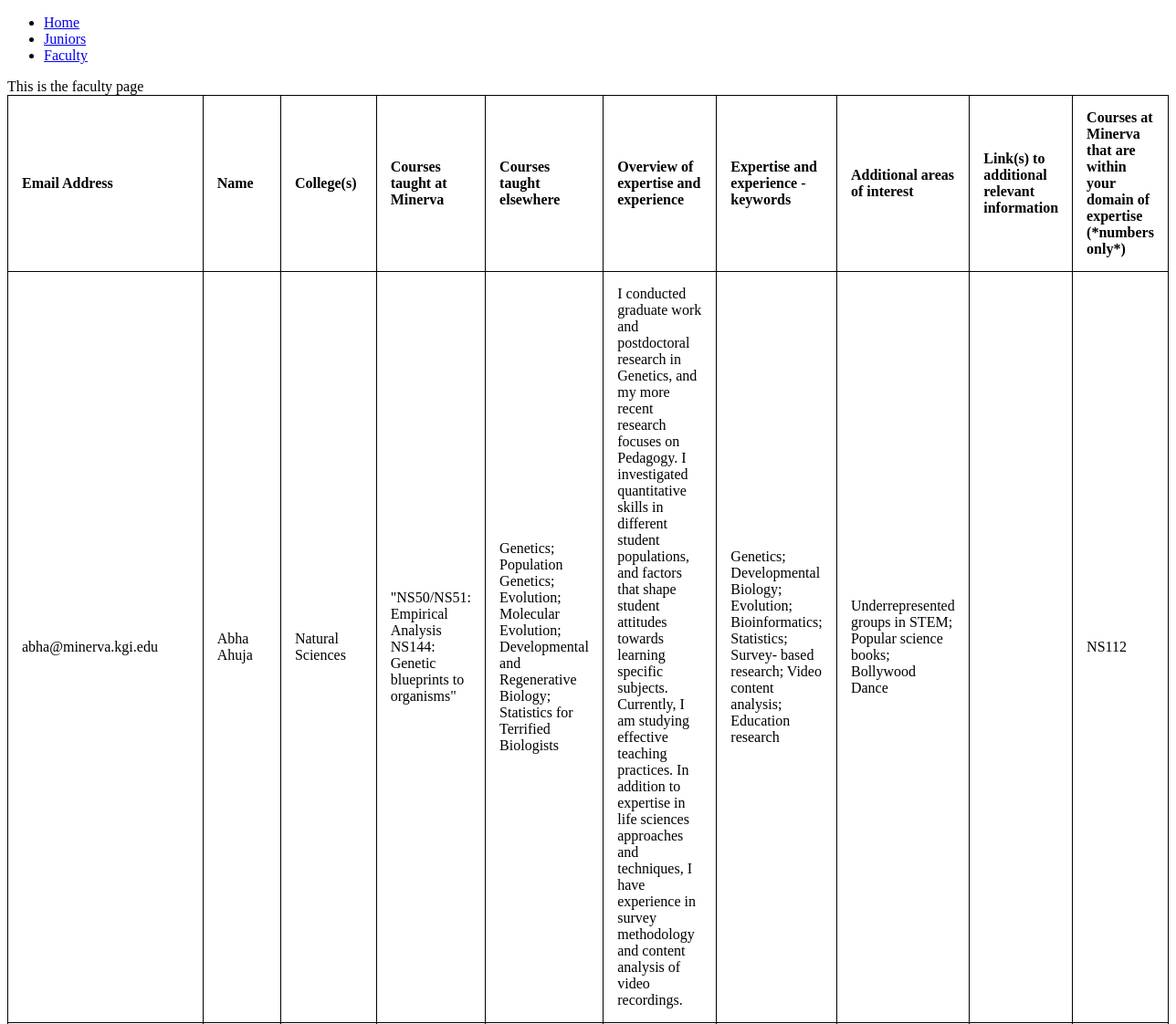
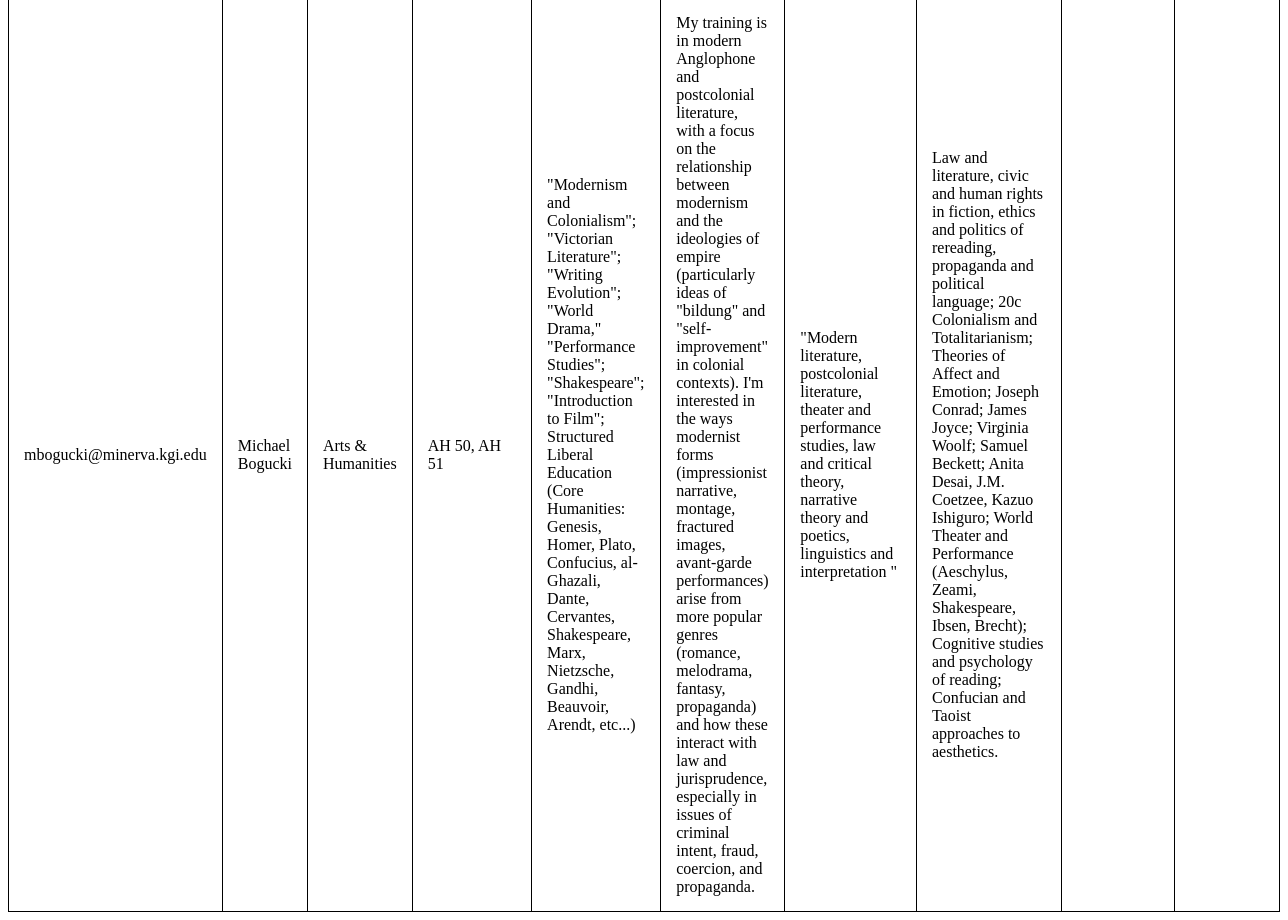
Screenshot of /dms/faculty/ with the database file from the repository (2 pictures, top to bottom).
### dms/models.py (models this page shows, shortened)
class Faculty(models.Model):
	email = models.EmailField()
	name = models.CharField(max_length=200)
	colleges = models.CharField(max_length=200)
	coursesMinerva = models.TextField(blank=True)
	coursesElsewhere = models.TextField(blank=True)
	overviewExpertise = models.TextField(blank=True)
	expertiseKeywords = models.TextField(blank=True)
	additionalInterest = models.TextField(blank=True)
	links = models.TextField(blank=True)
	coursesDomainExpertise = models.TextField(blank=True)
	slug = models.SlugField(max_length=200, blank=True)
	created = models.DateField(auto_now_add=True, db_index=True)

### dms/views.py (the view)
# urls.py: path('faculty/', views.faculty, name="database-faculty"),
def faculty(request):
	faculty=Faculty.objects.all()
	return render(request, 'dms/faculty.html', {'faculty': faculty})

### dms/templates/dms/faculty.html (shortened to what this page needs)
{% extends "base.html" %}
{% block content %}
	This is the faculty page
	<table style="width:100%">
		<tr>
			<th>Email Address</th>
			<th>Name</th>
			<th>College(s)</th>
			<th>Courses taught at Minerva</th>
			<th>Courses taught elsewhere</th>
			<th>Overview of expertise and experience</th>
			<th>Expertise and experience - keywords</th>
			<th>Additional areas of interest</th>
			<th>Link(s) to additional relevant information </th>
			<th>Courses at Minerva that are within your domain of expertise (*numbers only*)</th>
		</tr>
		{% for item in faculty %}
		    <tr>
		    	<td>{{ item.email }}</td>
		    	<td>{{ item.name }}</td>
		    	<td>{{ item.colleges }}</td>
		    	<td>{{ item.coursesMinerva }}</td>
		    	<td>{{ item.coursesElsewhere }}</td>
		    	<td>{{ item.overviewExpertise }}</td>
		    	<td>{{ item.expertiseKeywords }}</td>
		    	<td>{{ item.additionalInterest }}</td>
		    	<td>{{ item.links }}</td>
		    	<td>{{ item.coursesDomainExpertise }}</td>
		    </tr>
	    {% endfor %}
	</table>
{% endblock %}

### dms/static/style.css (style rules this page uses)
table { border-spacing: 5px; width: 100%; }
th, td { padding: 15px; }
th { text-align: left; }
table, th, td { border: 1px solid black; border-collapse: collapse; }

### rows the page displays
Faculty: email "abha@minerva.kgi.edu", name "Abha Ahuja", colleges "Natural Sciences", coursesMinerva "\"NS50/NS51: Empirical Analysis NS144: Genetic blueprints to organisms\"", coursesElsewhere "Genetics; Population Genetics; Evolution; Molecular Evolution; Developmental and Regenerative Biology; Statistics for Terrified Biologists", overviewExpertise "I conducted graduate work and postdoctoral research in Genetics, and my more recent research focuses on Pedagogy. I investigated quantitative skills in different student populations, and factors that shape student attitudes towards learning specific subjects. Currently, I am studying effective teaching practices. In addition to expertise in life sciences approaches and techniques, I have experience in survey methodology and content analysis of video recordings.", expertiseKeywords "Genetics; Developmental Biology; Evolution; Bioinformatics; Statistics; Survey- based research; Video content analysis; Education research", additionalInterest "Underrepresented groups in STEM; Popular science books; Bollywood Dance", coursesDomainExpertise "NS112"
Faculty: email "mbogucki@minerva.kgi.edu", name "Michael Bogucki", colleges "Arts & Humanities", coursesMinerva "AH 50, AH 51", coursesElsewhere "\"Modernism and Colonialism\"; \"Victorian Literature\"; \"Writing Evolution\"; \"World Drama,\" \"Performance Studies\"; \"Shakespeare\"; \"Introduction to Film\"; Structured Liberal Education (Core Humanities: Genesis, Homer, Plato, Confucius, al-Ghazali, Dante, Cervantes, Shakespeare, Marx, Nietzsche, Gandhi, Beauvoir, Arendt, etc...)", overviewExpertise "My training is in modern Anglophone and postcolonial literature, with a focus on the relationship between modernism and the ideologies of empire (particularly ideas of \"bildung\" and \"self-improvement\" in colonial contexts). I'm interested in the ways modernist forms (impressionist narrative, montage, fractured images, avant-garde performances) arise from more popular genres (romance, melodrama, fantasy, propaganda) and how these interact with law and jurisprudence, especially in issues of criminal intent, fraud, coercion, and propaganda.", expertiseKeywords "\"Modern literature, postcolonial literature, theater and performance studies, law and critical theory, narrative theory and poetics, linguistics and interpretation \"", additionalInterest "Law and literature, civic and human rights in fiction, ethics and politics of rereading, propaganda and political language; 20c Colonialism and Totalitarianism; Theories of Affect and Emotion; Joseph Conrad; James Joyce; Virginia Woolf; Samuel Beckett; Anita Desai, J.M. Coetzee, Kazuo Ishiguro; World Theater and Performance (Aeschylus, Zeami, Shakespeare, Ibsen, Brecht); Cognitive studies and psychology of reading; Confucian and Taoist approaches to aesthetics."
